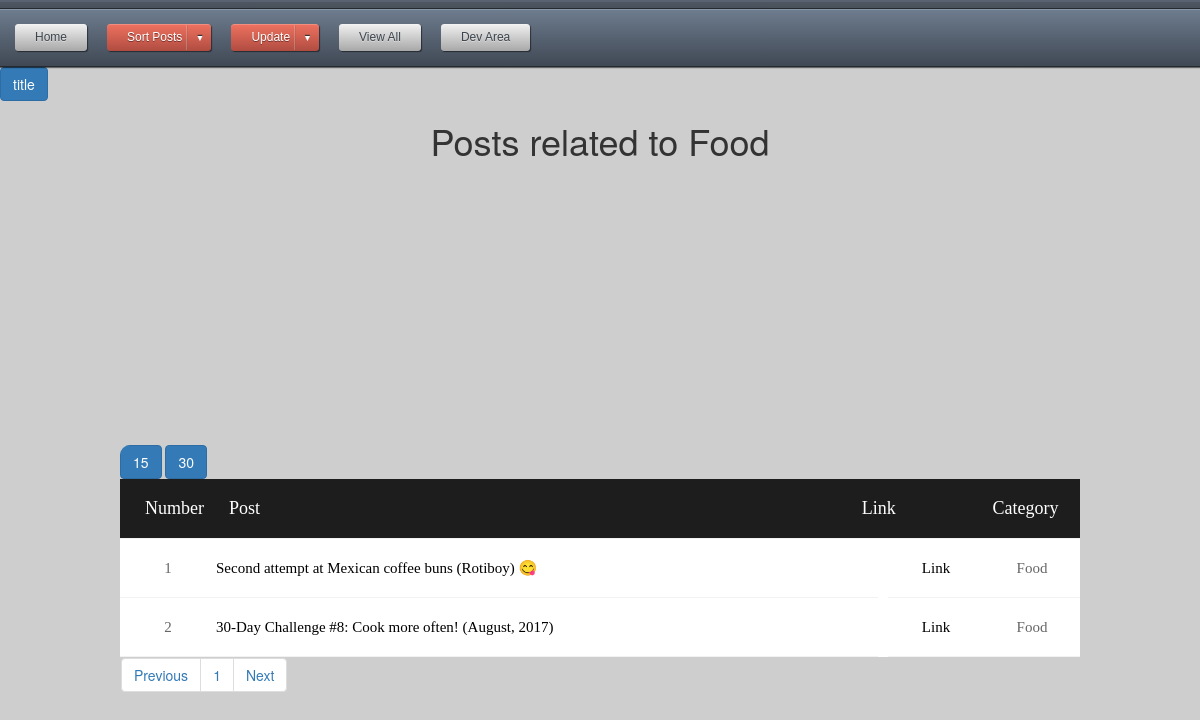
Before: /sortby/1/15?sort_cat=Food with the older database file.
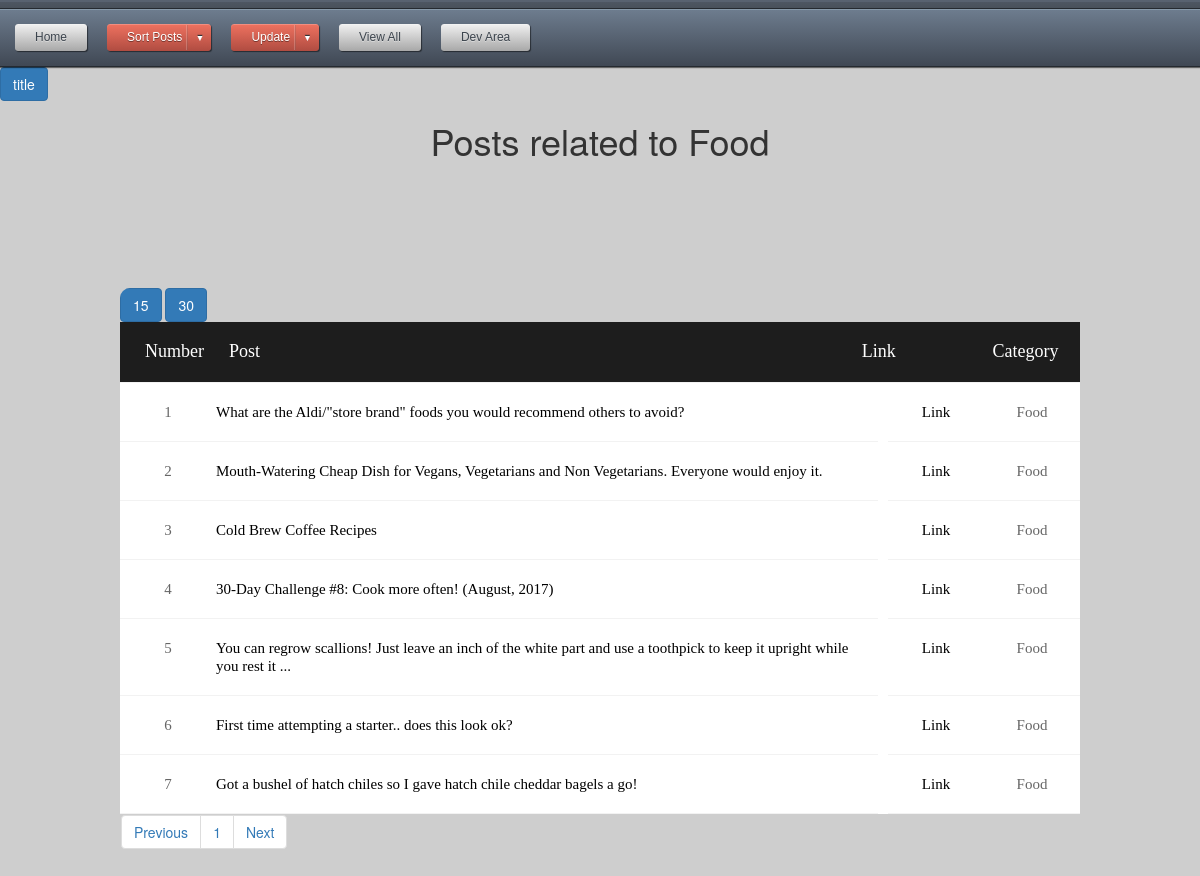
After: the same page with the newer database file.
### app.py (models this page shows)
class posts(db.Model):
    id = db.Column(db.String, primary_key=True)
    title = db.Column(db.String(80), unique=True, nullable=False)
    link = db.Column(db.String(120), unique=True, nullable=False)
    category = db.Column(db.String(120), unique=True, nullable=False)
    date_added = db.Column(db.String(120), unique=False, nullable=False)
    thread_text = db.Column(db.String(400), unique=True, nullable=False)
    image = db.Column(db.String(400), unique=True, nullable=False)

### app.py (the view)
@app.route('/sortby/<int:page_num>/<int:per_page_res>', methods=['GET', 'POST'])
def sortby(page_num, per_page_res):
	sort_cat = request.args.get('sort_cat', None)
	order_by = request.args.get('order_by', None)
	print(sort_cat)
	per_page = per_page_res
	t3 = posts.query.filter_by(category=sort_cat).order_by(order_by).paginate(per_page=per_page_res, page=page_num, error_out=True)
	return render_template("sortby.html", count=count, order_by=order_by, t3=t3, per_page=per_page, posts=posts, zip=zip, sort_cat=sort_cat)

### app.py (called while the page is built)
@app.context_processor
def utility_functions():
    def print_in_console(message):
        print (str(message))
    return dict(mdebug=print_in_console)

@app.context_processor
def inject_user():
    return dict(category=categories)

### templates/sortby.html (shortened to what this page needs)
<!DOCTYPE html>
<html>
<head>
</head>
{% include "topnav.html" %}
<div class="limiter">
<body>
<a href="{{url_for('sortby', page_num=t3.page, per_page_res=15, order_by='title', sort_cat=sort_cat )}}"><button type="button" class="btn btn-primary">title</button></a>
<h1>Posts related to {{sort_cat}}</h1>
	<div class="container-table100">
			<div class="wrap-table100">
				<a href="{{url_for('sortby', page_num=t3.page, per_page_res=15, order_by=order_by, sort_cat=sort_cat )}}"><button type="button" class="btn btn-primary">15</button></a>
				<a href="{{url_for('sortby', page_num=t3.page, per_page_res=30, order_by=order_by, sort_cat=sort_cat )}}"><button type="button" class="btn btn-primary">30</button></a>
					<div class="table">
						<div class="row header" style="content: none">
							<div class="cell">Number</div>
							<div class="cell">Post</div>
							<div class="cell">Link</div>
							<div class="cell">Category</div>
						</div>
						{% for t,i in zip(t3.items, range(per_page, 0, -1)) %}
						<div class="row">
							<div class="cell" data-title="Number">
								{% if t3.page == 1 %}
								{{(t3.page * (per_page+1))-i}}
								{% else %}
								{{(t3.page * (per_page))-(i-1)}}
								{% endif %}
							</div>
							<div class="cell" data-title="Post" style="width:69%;"><a href="#" data-toggle="modal" data-target="#{{t.id}}">{{t.title}}</div>
							<div class="cell" data-title="Link"><a href="{{t.link}}" target='_blank'>Link</a></div>
							<div class="cell" data-title="Category">{{t.category}}</div>
						</div>
						{% endfor %}
						<nav aria-label="Page navigation example">
							<ul class="pagination" style="margin:1px">
										<li class="page-item"><a class="page-link" href="{{url_for('sortby', page_num=(t3.page + 1), per_page_res=per_page, sort_cat=sort_cat )}}">Previous</a>
								{% for page in t3.iter_pages(right_edge=1, left_edge=5) %}
									{% if page %}
										<li class="page-item"><a class="page-link" href="{{url_for('sortby', page_num=page, per_page_res=per_page, sort_cat=sort_cat )}}">{{ page }}</a>
									{% else %}
										<li class="page-item"><a class="page-link" href="#">...</a>
									{% endif %}
								{% endfor %}
										<li class="page-item"><a class="page-link" href="{{url_for('sortby', page_num=(t3.page + 1), per_page_res=per_page, sort_cat=sort_cat )}}">Next</a>
							</ul>
						</nav>
					</div>
</body>
</html>

### templates/topnav.html (shortened to what this page needs)
<html>
<head>
{% include "bootstrap/base.html" %}
<link rel="stylesheet" type="text/css" href="{{ url_for('static', filename='CSS/style.css') }}">
</head>
<div id='cssmenu'>
<ul>
   <li> <a href="http://127.0.0.1:5000/"><span>Home</span></a></li>
   <li class='active has-sub'><a href='#'><span>Sort Posts</span></a>
   </li>
   <li class='active has-sub'><a href='#'><span>Update</span></a>
    </li>
   <li><a href='{{url_for("viewresults", page_num=1, per_page_res=15)}}'><span>View All</span></a></li>
   <li> <a href="{{url_for('devArea')}}"><span>Dev Area</span></a></li>
</ul>
</div>
<body>

Changed rows visible on the page:
no longer on this page (row edited): posts: page "1", title "Second attempt at Mexican coffee buns (Rotiboy) 😋", category "Food"
now on this page (row edited): posts: page "1", title "What are the Aldi/\"store brand\" foods you would recommend others to avoid?", category "Food"
now on this page (row edited): posts: page "2", title "Mouth-Watering Cheap Dish for Vegans, Vegetarians and Non Vegetarians. Everyone would enjoy it.", category "Food"
now on this page (row edited): posts: page "3", title "Cold Brew Coffee Recipes", category "Food"
computed for posts "30-Day Challenge #8: Cook more often! (August, 2017)": page "2" → "4"
added posts: page "5", title "You can regrow scallions! Just leave an inch of the white part and use a toothpick to keep it upright while you rest it ...", category "Food"
added posts: page "6", title "First time attempting a starter.. does this look ok?", category "Food"
added posts: page "7", title "Got a bushel of hatch chiles so I gave hatch chile cheddar bagels a go!", category "Food"
